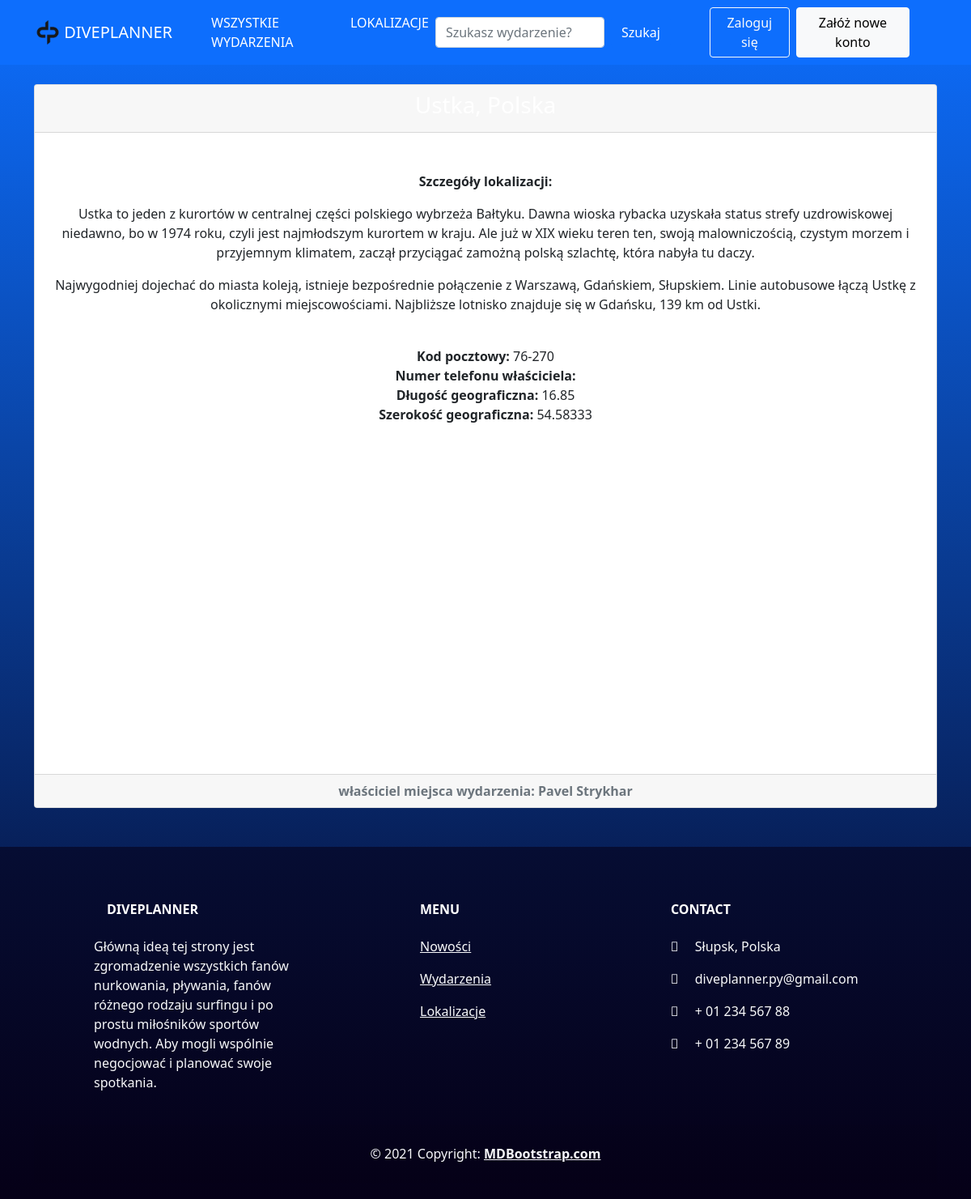
The app's page /events/show_venue/1 with its own data.
### events/models.py (models this page shows, shortened)
class Venue(models.Model):
    name = models.CharField('Venue name', max_length=120)
    owner = models.IntegerField('Owner', blank=False, default=1)
    address = models.CharField(max_length=120)
    long = models.FloatField(blank=True, null=True)
    lat = models.FloatField(blank=True, null=True)
    image = models.ImageField(null=True, blank=True, upload_to="images/events/%Y/%m/%d/")
    postcode = models.CharField('Postcode', max_length=20)
    phone = models.CharField('Contact phone', max_length=15, blank=True)
    details = RichTextField(blank=True, null=True)
    def __str__(self):
        return self.name

### events/views.py (the view)
# urls.py: path('show_venue/<venue_id>', show_venue, name="show_venue"),
def show_venue(request, venue_id):
    venue = Venue.objects.get(pk=venue_id)
    venue_owner = User.objects.get(pk=venue.owner)
    mapbox_access_token = 'pk.eyJ1IjoicGF2ZWxzdHJ5a2hhciIsImEiOiJjbDI2ZmJmcTkyajBwM2lscDd6aDVwOG4xIn0.15o8i7eD1qwyQcnsx2iBmg'
    return render(request,
        'events/show_venue.html', {
        'venue': venue,
        'venue_owner':venue_owner,
        'mapbox_access_token': mapbox_access_token,
        })

### templates/events/show_venue.html (shortened to what this page needs)
{% extends 'blog/base.html' %}
{% load static %}
{% block content %}
  <div class="card text-center">
    <div class="card-header">
        <h3>{{ venue.address }}</h3>
    </div>
    <div class="card-body">
      <h5 class="card-title">{{ venue }}</h5>
        <p class="card-text">
          <b>Szczegóły lokalizacji: </b>{{ venue.details|safe }}<br>
          <b>Kod pocztowy: </b>{{ venue.postcode }}<br>
          <b>Numer telefonu właściciela: </b>{{ venue.phone }}<br>
          <b>Długość geograficzna: </b>{{ venue.long }}<br>
          <b>Szerokość geograficzna: </b>{{venue.lat}}<br>
        </p>
        <div id='map' style='width: 100%; height: 400px;'></div>
    </div>
    <div class="card-footer text-muted">
      <b>właściciel miejsca wydarzenia: {{ venue_owner.first_name }} {{ venue_owner.last_name }}</b>
    </div>
  </div>
  <br>
{% endblock %}

### static/css/styles.css (style rules this page uses)
h1, h2, h3, h4, h5, h6 { color: white; }
body { width: 100%; font-family: Arial, sans-serif; }
p { margin: 1em 0; }

### records on screen
Venue: details "Ustka to jeden z kurortów w centralnej części polskiego wybrzeża Bałtyku. Dawna wioska rybacka uzyskała status strefy uzdrowiskowej niedawno, bo w 1974 roku, czyli jest najmłodszym kurortem w kraju. Ale już w XIX wieku teren ten, swoją malowniczością, czystym morzem i przyjemnym klimatem, zaczął przyciągać zamożną polską szlachtę, która nabyła tu daczy. Najwygodniej dojechać do miasta koleją, istnieje bezpośrednie połączenie z Warszawą, Gdańskiem, Słupskiem. Linie autobusowe łączą Ustkę z okolicznymi miejscowościami. Najbliższe lotnisko znajduje się w Gdańsku, 139 km od Ustki.", postcode "76-270", long "16.85", lat "54.58333"

### other values on screen
{{ venue_owner.first_name }} "Pavel"
{{ venue_owner.last_name }} "Strykhar"
